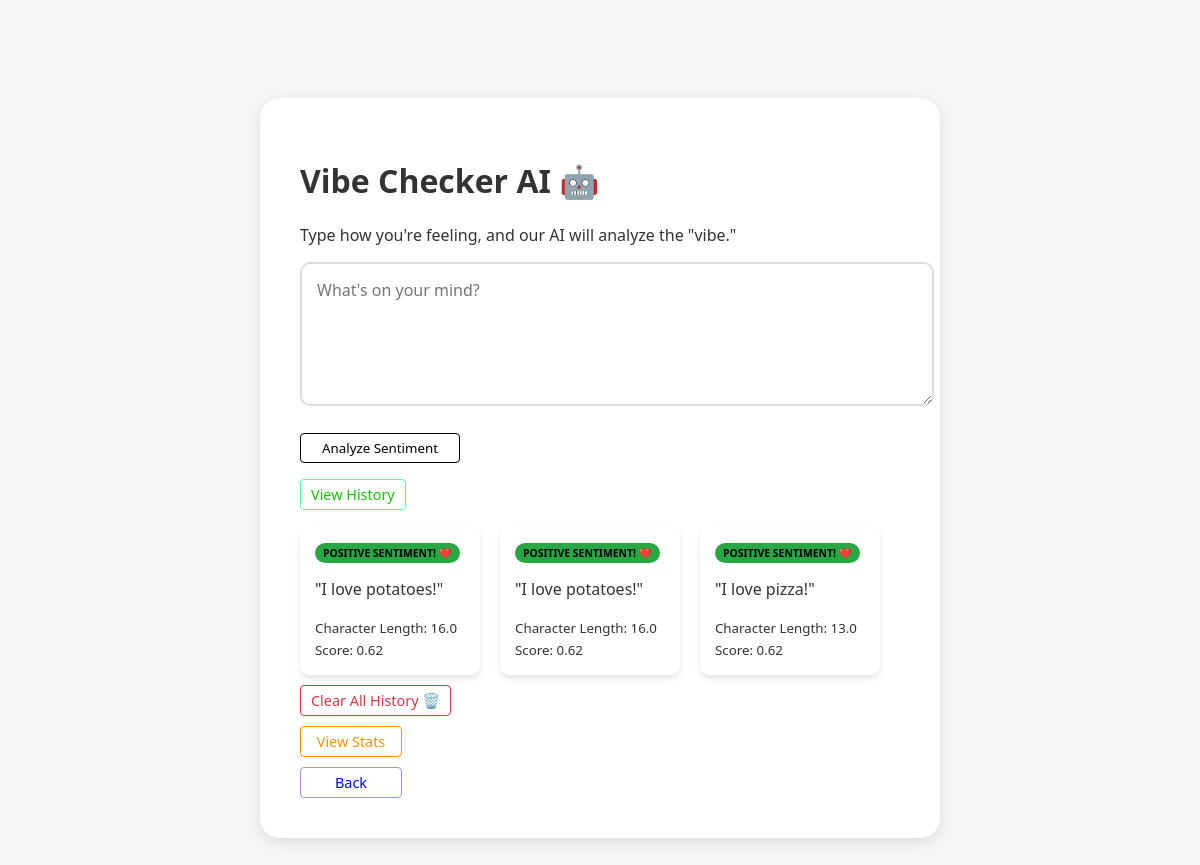
The app's page /history with its own data.
### tables this page shows
CREATE TABLE history (
            id INTEGER PRIMARY KEY AUTOINCREMENT,
            user_text TEXT NOT NULL,
            vibe TEXT NOT NULL,
            score REAL NOT NULL,
            length REAL NOT NULL
            );

### app.py (the view)
@app.route('/history')
def history():
    conn = sqlite3.connect('vibe_data.db')
    conn.row_factory = sqlite3.Row
    cursor = conn.cursor()
    cursor.execute("SELECT * FROM history ORDER BY id DESC")
    db_rows = cursor.fetchall()
    conn.close()
    return render_template('vibe.html', history=db_rows)

### templates/vibe.html (shortened to what this page needs)
<!DOCTYPE html>
<html lang="en">
<head>
    <link rel="stylesheet" href="{{ url_for('static', filename='style.css') }}">
</head>
<body>
    <div class="container
    ">
        <h1>Vibe Checker AI 🤖</h1>
        <p>Type how you're feeling, and our AI will analyze the "vibe."</p>
        <form action="/analyze" method="POST">
            <textarea name="user_text" rows="5" required placeholder="What's on your mind?"></textarea>
            <br><br>
            <button type="submit" class="analyze" >Analyze Sentiment</button>
        </form>
        <a href="/history" class="history">View History</a>
        {% if history %}
        <div class="history-grid">
            {% for entry in history %}
            <div class="history-card">
                <span class="vibe-tag {{ entry.vibe.lower() }}">{{ entry.vibe }}</span>
                <p>"{{ entry.user_text }}"</p>
                <small>Character Length: {{ entry.length }}</small>
                <small>Score: {{ entry.score }}</small>
            </div>
            {% endfor %}
        </div>
        <a href="/clear" class="clear" onclick="return confirm('Are you sure you want to wipe the memory?')">
            Clear All History 🗑️
        </a>
        <a href="/stats" class="stats">
            View Stats
        </a>
        <a href=" {{ url_for('home') }}" class="back">
            Back
        </a>
        {% endif %}
    </div>
</body>
</html>

### static/style.css (style rules this page uses)
.container { max-width: 600px; margin: 50px auto; transition: all 0.5s ease; padding: 40px; border-radius: 20px; background: white; box-shadow: 0 4px 15px rgba(0,0,0,0.1); }
:root { --primary-bg: #f4f7f6ec; --pos-color: #28a745; --neg-color: #dc3545; --neu-color: #ffee00; --card-shadow: 0 4px 6px rgba(0,0,0,0.1); }
body { font-family: 'Segoe UI', Tahoma, Geneva, Verdana, sans-serif; background-color: var(--primary-bg); padding: 40px; color: #333; }
textarea { width: 100%; padding: 15px; border: 2px solid #ddd; border-radius: 10px; font-size: 16px; font-family: inherit; }
.analyze { text-decoration: none; border: 1px solid; margin-bottom: 20px; width: 10rem; padding-block: 5px; border-radius: 4px; cursor: pointer; font-family: inherit; background: rgb(255, 255, 255); color: black; transition: 0.3s; }
.history { justify-content: center; width: 2rem; margin-top: 10px; color: rgb(23, 194, 0); text-decoration: none; font-size: 0.9em; border: 1px solid rgb(88, 253, 152); padding: 5px 10px; border-radius: 4px; transition: 0.3s; }
.history-grid { display: flex; flex-wrap: wrap; gap: 20px; margin-top: 20px; }
.history-card { background: white; padding: 15px; border-radius: 10px; flex: 1 1 calc(30% - 20px); max-width: calc(33.33% - 20px); position: relative; box-sizing: border-box; box-shadow: var(--card-shadow); transition: transform 0.3s ease, box-shadow 0.3s ease }
.vibe-tag { font-size: clamp(0.25rem, 5vw, 0.65rem); text-transform: uppercase; font-weight: bold; padding: 3px 8px; border-radius: 20px; color: rgb(0, 0, 0); }
.vibe-tag.positive { background: var(--pos-color); }
.clear { display: inline-block; margin-top: 10px; color: #dc3545; text-decoration: none; font-size: 0.9em; border: 1px solid #dc3545; padding: 5px 10px; border-radius: 4px; transition: 0.3s; }
.back { display: flex; justify-content: center; width: 5rem; margin-top: 10px; color: blue; text-decoration: none; font-size: 0.9em; border: 1px solid rgb(150, 150, 250); padding: 5px 10px; border-radius: 4px; transition: 0.3s; }
.stats { display: flex; justify-content: center; width: 5rem; margin-top: 10px; color: #ff9101; text-decoration: none; font-size: 0.9em; border: 1px solid #ff9101; padding: 5px 10px; border-radius: 4px; transition: 0.3s; }

### records on screen
history: vibe "POSITIVE SENTIMENT! ❤️", user_text "I love potatoes!", length "16.0", score "0.62"
history: vibe "POSITIVE SENTIMENT! ❤️", user_text "I love potatoes!", length "16.0", score "0.62"
history: vibe "POSITIVE SENTIMENT! ❤️", user_text "I love pizza!", length "13.0", score "0.62"
